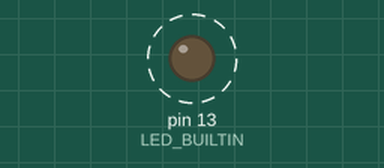
The sketch below on a simulated Arduino Uno, built with avr-gcc and run on an emulated ATmega328P. Parts: output pins drawn as LEDs (lit = HIGH). Dashed ring = blinking. What the sketch prints to the serial monitor is not drawn. At 100.8 s the program stops and its outputs stay as they are.

Above: at 0.2 s.
Timing chart, 0 to 3.0 s (numbered marks = the images above):
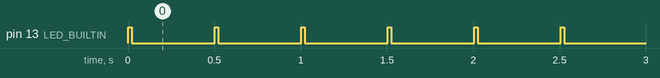

Measured:
- by itself, pin 13 (LED_BUILTIN): alternates HIGH for 0.02 s and LOW for 0.48 s, 400 changes in all, then stays LOW

The sketch:

TestTurn.ino
```cpp
/*
  TestTurn


*/
// Define used variables here.
#define STEP 200
// DIRECTION 0 anti-clockwise, 1 clockwise.
#define DIRECTION 1
// Move time seconds (0.5 test value)
#define STEP_TIME 0.5
// the setup function runs once when you press reset or power the board

void setup() {
  // initialize digital pin LED_BUILTIN as an output.
  pinMode(LED_BUILTIN, OUTPUT);
  Serial.begin(9600);
}
// Constants:
const double s = 1000;
const double c = 360;


// *****Variables*****

int position = 1;
// Time (t) seconds.
double t = STEP_TIME;
// Picture time milliseconds
double ct = 20;
// Steps
double step = STEP;
bool direction = DIRECTION;
double angle = c / step;
double time = 0;
double turn = 0;
// the loop function runs over and over again forever
void loop() {
  Direction();
  while(step >= 0){
    if(step > 0){
      TakePic();
      Turn();
      Calc();
    }
    else{
      End();
    };
  }
  exit(0);
}
void Direction(){
  if(direction == 0){
    Serial.println("Start anti-clockwise.");
  }
  else{
    Serial.println("Start clockwise.");
  }
}
void TakePic(){
  Serial.print("Camera shot: ");
  Serial.print(position);
  digitalWrite(LED_BUILTIN, HIGH);  // turn the LED on (HIGH is the voltage level)
  delay(ct);                      // wait for a camera shot
}
void Turn(){
  Serial.print(", Turn: ");
  Serial.print(turn);
  Serial.print(", Time: ");
  Serial.print(time / s);
  Serial.println(" s.");
  digitalWrite(LED_BUILTIN, LOW);   // turn the LED off by making the voltage LOW
  delay(t * s - ct);                    // turning time
}
void Calc(){
  position++;
  // Fix position time relation by -1.
  time = t * (position - 1) * s;
  step--;
  turn = turn + angle;
}
void End(){
  Serial.println("Complete! Return to zero.");
  delay(500);
  step--;
}
```
